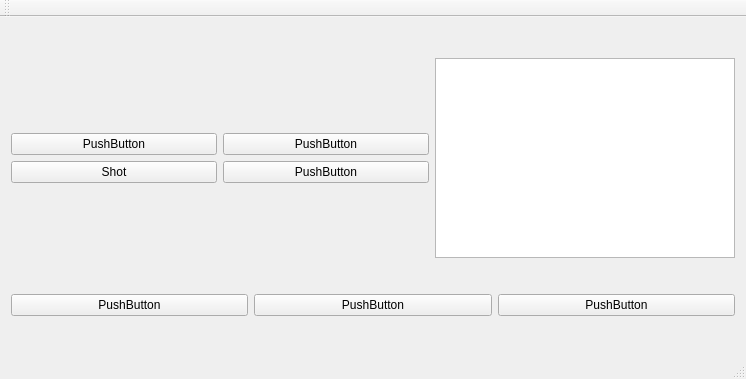
<?xml version="1.0" encoding="UTF-8"?>
<ui version="4.0">
 <class>MainWindow</class>
 <widget class="QMainWindow" name="MainWindow">
  <property name="geometry">
   <rect>
    <x>0</x>
    <y>0</y>
    <width>746</width>
    <height>379</height>
   </rect>
  </property>
  <property name="windowTitle">
   <string>MainWindow</string>
  </property>
  <widget class="QWidget" name="centralWidget">
   <layout class="QVBoxLayout" name="verticalLayout">
    <item>
     <layout class="QHBoxLayout" name="horizontalLayout">
      <item>
       <layout class="QVBoxLayout" name="verticalLayout_2">
        <item>
         <layout class="QGridLayout" name="gridLayout">
          <item row="0" column="1">
           <widget class="QPushButton" name="pushButton_2">
            <property name="text">
             <string>PushButton</string>
            </property>
           </widget>
          </item>
          <item row="0" column="0">
           <widget class="QPushButton" name="pushButton">
            <property name="text">
             <string>PushButton</string>
            </property>
           </widget>
          </item>
          <item row="1" column="0">
           <widget class="QPushButton" name="btnShot">
            <property name="text">
             <string>Shot</string>
            </property>
           </widget>
          </item>
          <item row="1" column="1">
           <widget class="QPushButton" name="pushButton_4">
            <property name="text">
             <string>PushButton</string>
            </property>
           </widget>
          </item>
         </layout>
        </item>
       </layout>
      </item>
      <item>
       <widget class="QTextEdit" name="edtResult">
        <property name="maximumSize">
         <size>
          <width>300</width>
          <height>200</height>
         </size>
        </property>
       </widget>
      </item>
     </layout>
    </item>
    <item>
     <layout class="QHBoxLayout" name="horizontalLayout_2">
      <item>
       <widget class="QPushButton" name="pushButton_6">
        <property name="text">
         <string>PushButton</string>
        </property>
       </widget>
      </item>
      <item>
       <widget class="QPushButton" name="pushButton_7">
        <property name="text">
         <string>PushButton</string>
        </property>
       </widget>
      </item>
      <item>
       <widget class="QPushButton" name="pushButton_5">
        <property name="text">
         <string>PushButton</string>
        </property>
       </widget>
      </item>
     </layout>
    </item>
   </layout>
  </widget>
  <widget class="QMenuBar" name="menuBar">
   <property name="geometry">
    <rect>
     <x>0</x>
     <y>0</y>
     <width>746</width>
     <height>20</height>
    </rect>
   </property>
  </widget>
  <widget class="QToolBar" name="mainToolBar">
   <attribute name="toolBarArea">
    <enum>TopToolBarArea</enum>
   </attribute>
   <attribute name="toolBarBreak">
    <bool>false</bool>
   </attribute>
  </widget>
  <widget class="QStatusBar" name="statusBar"/>
 </widget>
 <layoutdefault spacing="6" margin="11"/>
 <resources/>
 <connections/>
</ui>
